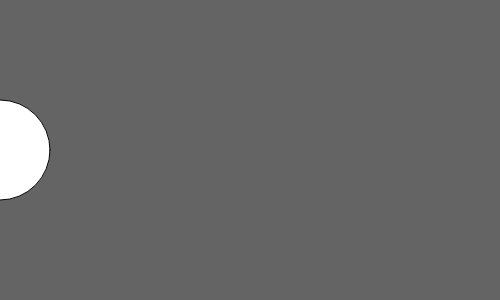
Frame 1 (no input)
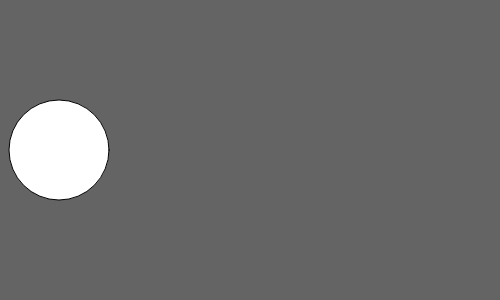
Frame 60 (no input)
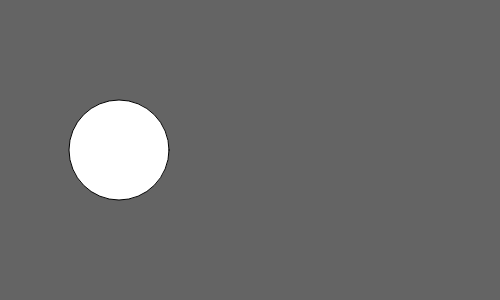
Frame 120 (the mouse pressed at the canvas centre since frame 60)

The p5.js sketch that drew these frames (run headless with seeded random() and noise() and a simulated clock; from frame 60 on, the mouse is pressed at the canvas centre):

// p5.js sketch
// ── sketch.js
function setup(){
    createCanvas(500,300);
}

let x = 0;
function draw(){
    background(100);
    ellipse(x, 150, 100);
    x++; 
}
